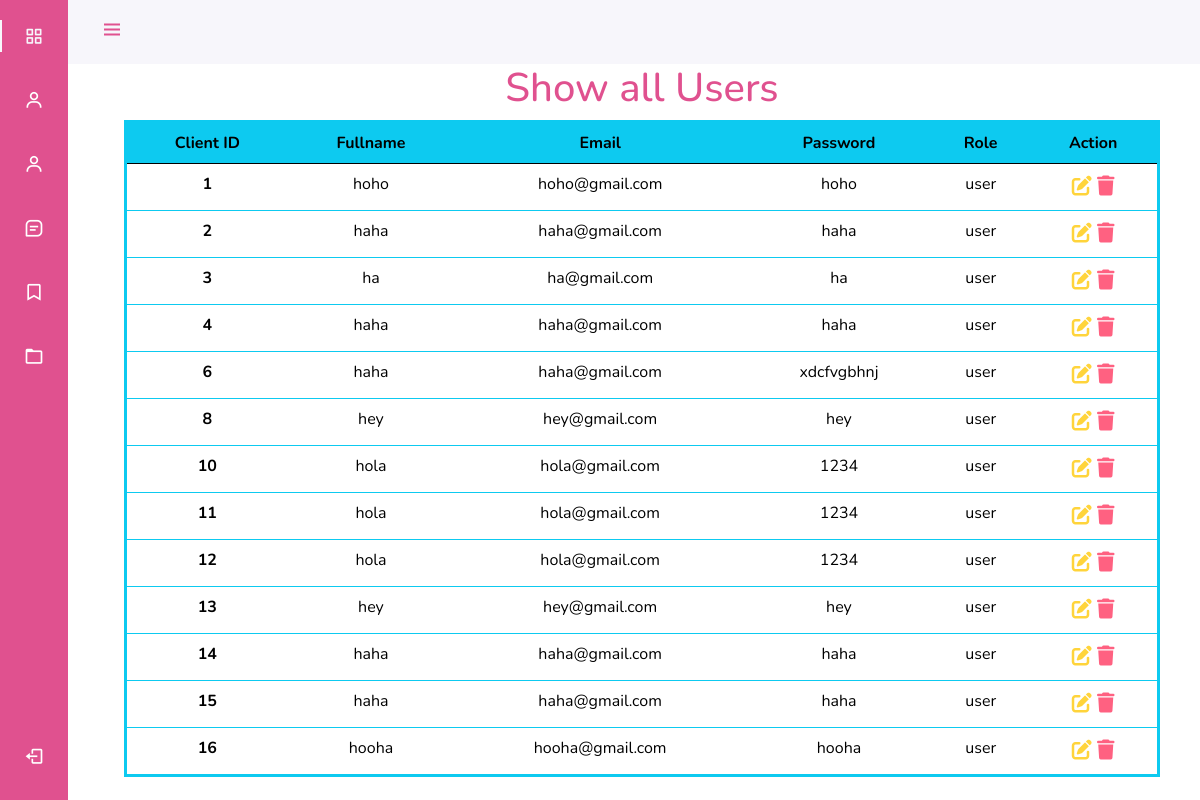
Screenshot of /admin/user.php with the database file from the repository.
### tables this page shows
CREATE TABLE `clients` (
  `client_no.` int(255) NOT NULL,
  `client_role` varchar(11) NOT NULL DEFAULT 'user',
  `email` varchar(30) NOT NULL,
  `fullname` varchar(30) NOT NULL,
  `password` varchar(78) NOT NULL
);

### admin/user.php (the view, shortened to what this page needs)
<?php
    require_once("sidebar.php");
?>
<div class="container-fluid">
    <div class="row">
        <div class="col-lg-12 col-md-12 col-sm-6 text-center">
            <h1>Show all Users</h1>
            <div class="table-responsive-sm">
            <table class="table table-hover border border-3 border-info">
                <thead class="bg-info border-none">
                    <tr>
                        <th scope="col">Client ID</th>
                        <th scope="col">Fullname</th>
                        <th scope="col">Email</th>
                        <th scope="col">Password</th>
                        <th scope="col">Role</th>
                        <th scope="col">Action</th>
                    </tr>
                </thead>
                <tbody>
                        <?php
                            $select_query="SELECT * FROM `clients`";
                            $result=mysqli_query($connection,$select_query);
                            while($row=mysqli_fetch_assoc($result)){
                                if ($row['client_role'] != "admin" ) {
                                    ?>
                                        <tr>
                                        <th> <?php echo $row['client_no.']?></th>
                                        <td> <?php echo $row['fullname']?></td>
                                        <td> <?php echo $row['email']?></td>
                                        <td> <?php echo $row['password']?></td>
                                        <td> <?php echo $row['client_role']?></td>
                                        <td class="fs-5">
                                            <a href="update_register.php?update_user&users_id=<?php echo$row['client_no.']?>" ><i class="fa-solid fa-pen-to-square" style="color: #FFD43B;"></i> </a>
                                            <a href="user.php?delete_user&users_id=<?php echo$row['client_no.']?>"><i class="fa-solid fa-trash" style="color: #ff6181;"></i></a>
                                        </td>
                                        </tr>
                                    <?php
                                }
                            }
                        ?>
                </tbody>
            </table>
            </div>
        </div>
    </div>
</div>
<?php
    require_once("footer.php");
?>

### admin/sidebar.php (shortened to what this page needs)
<!doctype html>
<html lang="en">
  <head>
    <link href="https://cdn.jsdelivr.net/npm/bootstrap@5.3.3/dist/css/bootstrap.min.css" rel="stylesheet">
    <link rel="stylesheet" href="https://cdn.jsdelivr.net/npm/bootstrap@5.0.0-beta1/dist/css/bootstrap.min.css">
    <link rel="stylesheet" href="https://cdn.jsdelivr.net/npm/bootstrap@5.0.0-beta1/dist/js/bootstrap.bundle.min.js">
    <link rel="stylesheet" href="https://cdnjs.cloudflare.com/ajax/libs/jquery/3.2.1/jquery.min.js">
    <link rel="stylesheet" href="https://cdn.jsdelivr.net/npm/boxicons@latest/css/boxicons.min.css">
    <link rel="stylesheet" href="https://cdnjs.cloudflare.com/ajax/libs/font-awesome/6.5.2/css/all.min.css">
  </head>
<body id="body-pd">
    <header class="header" id="header">
        <div class="header_toggle"> <i class='bx bx-menu' id="header-toggle"></i> </div>
        <div class="header_img"> <img src="https://i.imgur.com/hczKIze.jpg" alt=""> </div>
    </header>
    <div class="l-navbar" id="nav-bar">
        <nav class="nav">
            <div>
                <div class="nav_list">
                    <a href="#" class="nav_link active">
                         <i class='bx bx-grid-alt nav_icon'></i>
                    </a>
                    <a href="user.php" class="nav_link">
                        <i class='bx bx-user nav_icon'></i>
                    </a>
                    <a href="show_admin.php" class="nav_link">
                        <i class='bx bx-user nav_icon'></i>
                    </a>
                    <a href="add_products.php" class="nav_link">
                         <i class='bx bx-message-square-detail nav_icon'></i>
                    </a>
                    <a href="show_all_products.php" class="nav_link">
                         <i class='bx bx-bookmark nav_icon'></i>
                    </a>
                    <a href="category.php" class="nav_link">
                        <i class='bx bx-folder nav_icon'></i>
                    </a>
                </div>
            </div> <a href="../logout.php" class="nav_link"> <i class='bx bx-log-out nav_icon'></i> <span class="nav_name">SignOut</span> </a>
        </nav>
    </div>

### admin/footer.php (shortened to what this page needs)
  </body>
</html>

### admin/sidebar.php (style rules this page uses)
:root { --header-height: 3rem;--nav-width: 68px;--first-color: #e0518f;--first-color-light: white;--white-color: #F7F6FB;--body-font: 'Nunito', sans-serif;--normal-font-size: 1rem;--z-fixed: 100 }
*,::before,::after { box-sizing: border-box }
body { position: relative;margin: var(--header-height) 0 0 0;padding: 0 1rem;font-family: var(--body-font);font-size: var(--normal-font-size);transition: .5s }
a { text-decoration: none }
.header { width: 100%;height: var(--header-height);position: fixed;top: 0;left: 0;display: flex;align-items: center;justify-content: space-between;padding: 0 1rem;background-color: var(--white-color);z-index: var(--z-fixed);transition: .5s }
.header_toggle { color: var(--first-color);font-size: 1.5rem;cursor: pointer }
.header_img { width: 35px;height: 35px;display: flex;justify-content: center;border-radius: 50%;overflow: hidden }
.header_img img { width: 40px }
.l-navbar { position: fixed;top: 0;left: -30%;width: var(--nav-width);height: 100vh;background-color: var(--first-color);padding: .5rem 1rem 0 0;transition: .5s;z-index: var(--z-fixed) }
.nav { height: 100%;display: flex;flex-direction: column;justify-content: space-between;overflow: hidden }
.nav_logo, .nav_link { display: grid;grid-template-columns: max-content max-content;align-items: center;column-gap: 1rem;padding: .5rem 0 .5rem 1.5rem }
.nav_link { position: relative;color: var(--first-color-light);margin-bottom: 1.5rem;transition: .3s }
.nav_icon { font-size: 1.25rem }
.active { color: var(--white-color) }
.active::before { content: '';position: absolute;left: 0;width: 2px;height: 32px;background-color: var(--white-color) }
@media screen and (min-width: 768px) { body { margin: calc(var(--header-height) + 1rem) 0 0 0;padding-left: calc(var(--nav-width) + 2rem) } }
@media screen and (min-width: 768px) { .header { height: calc(var(--header-height) + 1rem);padding: 0 2rem 0 calc(var(--nav-width) + 2rem) } }
@media screen and (min-width: 768px) { .header_img { width: 40px;height: 40px } }
@media screen and (min-width: 768px) { .header_img img { width: 45px } }
@media screen and (min-width: 768px) { .l-navbar { left: 0;padding: 1rem 1rem 0 0 } }
h1 { color:#e0518f }

### rows the page displays
clients: value "1", fullname "hoho", email "hoho@gmail.com", password "hoho", client_role "user"
clients: value "2", fullname "haha", email "haha@gmail.com", password "haha", client_role "user"
clients: value "3", fullname "ha", email "ha@gmail.com", password "ha", client_role "user"
clients: value "4", fullname "haha", email "haha@gmail.com", password "haha", client_role "user"
clients: value "6", fullname "haha", email "haha@gmail.com", password "xdcfvgbhnj", client_role "user"
clients: value "8", fullname "hey", email "hey@gmail.com", password "hey", client_role "user"
clients: value "10", fullname "hola", email "hola@gmail.com", password "1234", client_role "user"
clients: value "11", fullname "hola", email "hola@gmail.com", password "1234", client_role "user"
clients: value "12", fullname "hola", email "hola@gmail.com", password "1234", client_role "user"
clients: value "13", fullname "hey", email "hey@gmail.com", password "hey", client_role "user"
clients: value "14", fullname "haha", email "haha@gmail.com", password "haha", client_role "user"
clients: value "15", fullname "haha", email "haha@gmail.com", password "haha", client_role "user"
clients: value "16", fullname "hooha", email "hooha@gmail.com", password "hooha", client_role "user"
